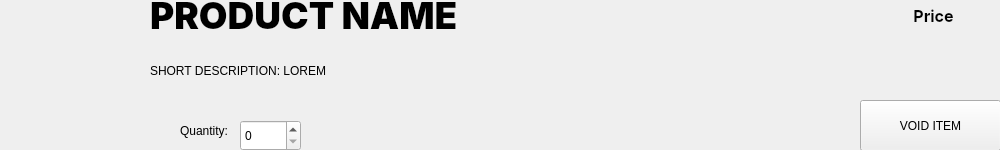
<?xml version="1.0" encoding="UTF-8"?>
<ui version="4.0">
 <class>cashier_item</class>
 <widget class="QWidget" name="cashier_item">
  <property name="geometry">
   <rect>
    <x>0</x>
    <y>0</y>
    <width>1000</width>
    <height>150</height>
   </rect>
  </property>
  <property name="sizePolicy">
   <sizepolicy hsizetype="Fixed" vsizetype="Fixed">
    <horstretch>0</horstretch>
    <verstretch>0</verstretch>
   </sizepolicy>
  </property>
  <property name="minimumSize">
   <size>
    <width>1000</width>
    <height>0</height>
   </size>
  </property>
  <property name="windowTitle">
   <string>Form</string>
  </property>
  <widget class="QLabel" name="lb_image">
   <property name="geometry">
    <rect>
     <x>0</x>
     <y>0</y>
     <width>150</width>
     <height>150</height>
    </rect>
   </property>
   <property name="text">
    <string/>
   </property>
   <property name="pixmap">
    <pixmap>../src/frontend/__image/default.jpg</pixmap>
   </property>
   <property name="scaledContents">
    <bool>true</bool>
   </property>
  </widget>
  <widget class="QLabel" name="lb_name">
   <property name="geometry">
    <rect>
     <x>150</x>
     <y>0</y>
     <width>311</width>
     <height>31</height>
    </rect>
   </property>
   <property name="font">
    <font>
     <family>Inter Black</family>
     <pointsize>28</pointsize>
     <bold>true</bold>
    </font>
   </property>
   <property name="text">
    <string>PRODUCT NAME</string>
   </property>
  </widget>
  <widget class="QLabel" name="lb_description">
   <property name="geometry">
    <rect>
     <x>150</x>
     <y>50</y>
     <width>321</width>
     <height>41</height>
    </rect>
   </property>
   <property name="text">
    <string>SHORT DESCRIPTION: LOREM </string>
   </property>
  </widget>
  <widget class="QPushButton" name="pb_del">
   <property name="geometry">
    <rect>
     <x>860</x>
     <y>100</y>
     <width>141</width>
     <height>51</height>
    </rect>
   </property>
   <property name="text">
    <string>VOID ITEM</string>
   </property>
  </widget>
  <widget class="QSpinBox" name="sb_quantity">
   <property name="geometry">
    <rect>
     <x>240</x>
     <y>120</y>
     <width>61</width>
     <height>31</height>
    </rect>
   </property>
  </widget>
  <widget class="QLabel" name="label">
   <property name="geometry">
    <rect>
     <x>180</x>
     <y>120</y>
     <width>61</width>
     <height>21</height>
    </rect>
   </property>
   <property name="text">
    <string>Quantity:</string>
   </property>
  </widget>
  <widget class="QLabel" name="lb_price">
   <property name="geometry">
    <rect>
     <x>868</x>
     <y>0</y>
     <width>131</width>
     <height>31</height>
    </rect>
   </property>
   <property name="font">
    <font>
     <family>Inter</family>
     <pointsize>12</pointsize>
     <bold>true</bold>
    </font>
   </property>
   <property name="text">
    <string>Price</string>
   </property>
   <property name="alignment">
    <set>Qt::AlignCenter</set>
   </property>
  </widget>
 </widget>
 <resources/>
 <connections/>
</ui>
